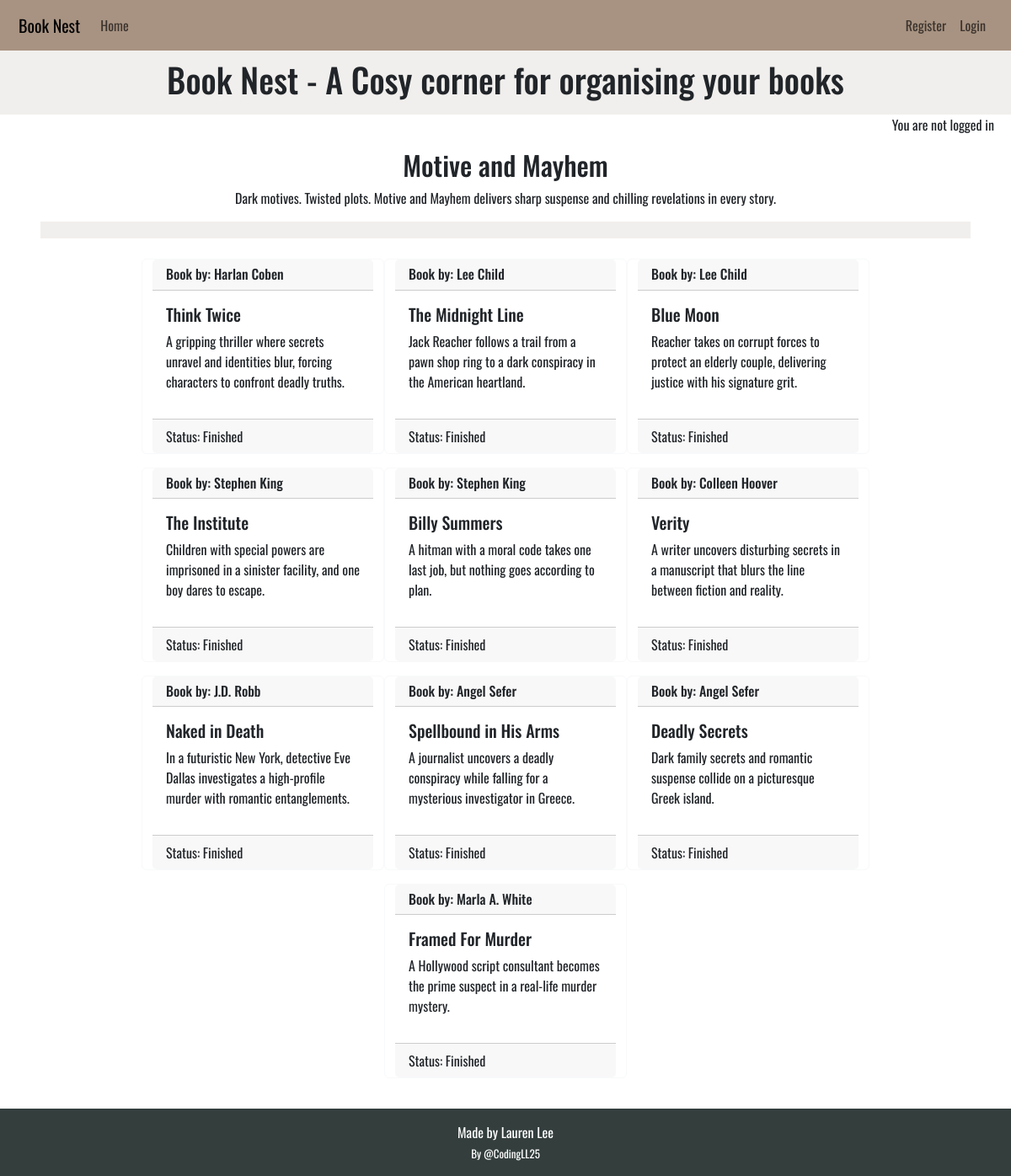
Screenshot of /collection/motive-and-mayhem/ with the database file from the repository.
### library/models.py (models this page shows, shortened)
class Collection(models.Model):
    THEME_CHOICES = [
        ("romance", "Romance"),
        ("fantasy", "Fantasy"),
        ("mystery", "Mystery"),
        ("historical", "Historical"),
        ("thriller", "Thriller"),
        ("science_fiction", "Science Fiction"),
        ("nonfiction", "Nonfiction"),
        ("young_adult", "Young Adult"),
        ("literary", "Literary Fiction"),
        ("horror", "Horror"),
        ("self_development", "Self Development"),
        ("mixed", "Mixed theme"),
    ]
    name = models.CharField(max_length=100, unique=True, blank=False)
    excerpt = models.TextField(blank=True)
    theme = models.CharField(max_length=50, choices=THEME_CHOICES, default="mixed")
    user = models.ForeignKey(
        User, on_delete=models.CASCADE, related_name="collections", null=True
    )
    slug = models.SlugField(max_length=200, blank=True, unique=True)

class Book(models.Model):
    collection = models.ForeignKey(
        Collection, on_delete=models.CASCADE, related_name="books"
    )
    title = models.CharField(max_length=200, unique=True, blank=False)
    author = models.CharField(max_length=100, blank=False)
    body = models.TextField()
    finished = models.BooleanField(default=False)
    created_on = models.DateTimeField(auto_now_add=True)
    tag = models.ManyToManyField(Tag, related_name="books")

### library/views.py (the view)
# urls.py: path("collection/<slug:slug>/", views.collection_detail, name="collection_detail"),
def collection_detail(request, slug):
    queryset = Collection.objects.all().order_by("id")
    collection = get_object_or_404(queryset, slug=slug)
    books = collection.books.all()
    return render(
        request,
        "library/collection_detail.html",
        {
            "collection": collection,
            "books": books,
        },
    )

### library/templatetags/html_filters.py (called while the page is built)
@register.filter(name="clean_html")
def clean_html(value):
    if not value:
        return ""
    value = re.sub(r"<p[^>]*>\s*(?:&nbsp;|\s)*</p>", "", value)
    value = re.sub(r"&nbsp;", " ", value)
    return strip_tags(value).strip()

### library/templates/library/collection_detail.html (shortened to what this page needs)
{% extends 'base.html' %}
{% load html_filters %}
{% load static %}
{% load crispy_forms_tags %}
{% block content %}
<div class="collection-name">
    <h2>{{ collection.name }}</h2>
    <p> {{ collection.excerpt }}</p>
</div>
<section class="form">
    <div class="row heading">
    </div>
</section>
<section class="book-container container mt-4">
    <div class="row justify-content-center">
        {% if books %}
        {% for book in books %}
        <div class="card book-holder border-light mb-3">
            <div class="card-header book-header">
                <h3 class="book-author">
                    Book by: {{ book.author }}
                </h3>
            </div>
            <div class="card-body book-main">
                <h5 class="card-title book-title">{{ book.title}} </h5>
                <p class="card-text book-body"> {{ book.body | clean_html }}</p>
            </div>
            <div class="card-footer book-header">
                <p class="card-status book-status"> Status: {% if book.finished %} Finished {% else %} In progress
                    {% endif%}</p>
            </div>
        </div>
        {% endfor%}
        {% else %}
        <p>No books in this collection yet.</p>
        {% endif %}
    </div>
</section>
{% endblock content %}

### static/css/style.css (style rules this page uses)
:root { --primary-font: "Oswald", sans-serif; --primary-color: #333E3D; --secondary-color: rgb(214, 209, 202); --highlight: #A89382; --light-highlight: #D97E47; --bright-highlight: #632a13; --danger: rgb(131, 21, 21); }
body { min-height: 100vh; display: flex; width: 100%; flex-direction: column; font-family: var(--primary-font); margin: 0; overflow-x: hidden; overflow-wrap: anywhere; }
.heading, .action-form { background-color: rgba(214, 209, 202, 0.35); padding: 10px; text-align: center; }
.collection-name { width: 100%; display: block; text-align: center; }
.book-container { display: flex; width: 100%; }
.book-holder { max-width: 18rem; }
.book-header { display: flex; justify-content: space-between; align-items: center; width: 100%; }
.book-author { margin: 0; text-align: left; font-size: medium; }
.book-status { margin: 0; }

### rows the page displays
Collection: name "Motive and Mayhem", excerpt "Dark motives. Twisted plots. Motive and Mayhem delivers sharp suspense and chilling revelations in every story."
Book: author "Harlan Coben", title "Think Twice", body|clean_html "A gripping thriller where secrets unravel and identities blur, forcing characters to confront deadly truths.", finished "Finished"
Book: author "Lee Child", title "The Midnight Line", body|clean_html "Jack Reacher follows a trail from a pawn shop ring to a dark conspiracy in the American heartland.", finished "Finished"
Book: author "Lee Child", title "Blue Moon", body|clean_html "Reacher takes on corrupt forces to protect an elderly couple, delivering justice with his signature grit.", finished "Finished"
Book: author "Stephen King", title "The Institute", body|clean_html "Children with special powers are imprisoned in a sinister facility, and one boy dares to escape.", finished "Finished"
Book: author "Stephen King", title "Billy Summers", body|clean_html "A hitman with a moral code takes one last job, but nothing goes according to plan.", finished "Finished"
Book: author "Colleen Hoover", title "Verity", body|clean_html "A writer uncovers disturbing secrets in a manuscript that blurs the line between fiction and reality.", finished "Finished"
Book: author "J.D. Robb", title "Naked in Death", body|clean_html "In a futuristic New York, detective Eve Dallas investigates a high-profile murder with romantic entanglements.", finished "Finished"
Book: author "Angel Sefer", title "Spellbound in His Arms", body|clean_html "A journalist uncovers a deadly conspiracy while falling for a mysterious investigator in Greece.", finished "Finished"
Book: author "Angel Sefer", title "Deadly Secrets", body|clean_html "Dark family secrets and romantic suspense collide on a picturesque Greek island.", finished "Finished"
Book: author "Marla A. White", title "Framed For Murder", body|clean_html "A Hollywood script consultant becomes the prime suspect in a real-life murder mystery.", finished "Finished"
